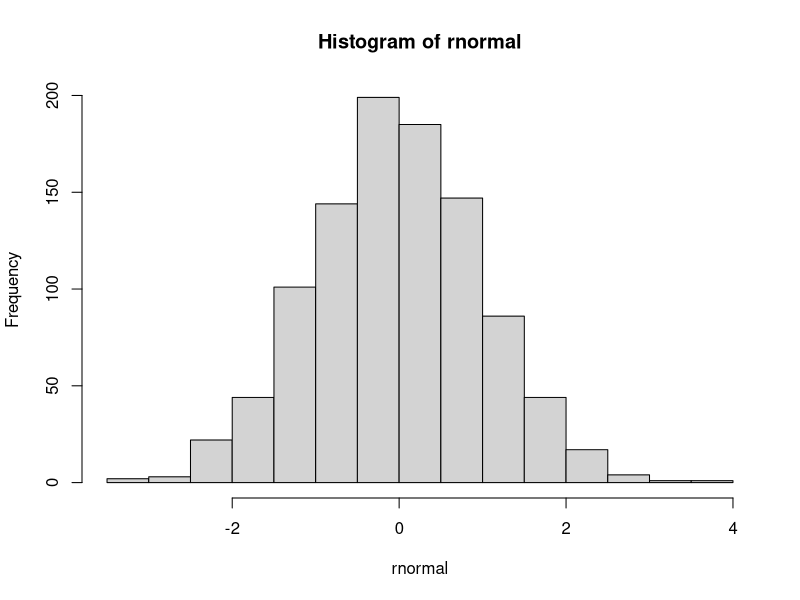
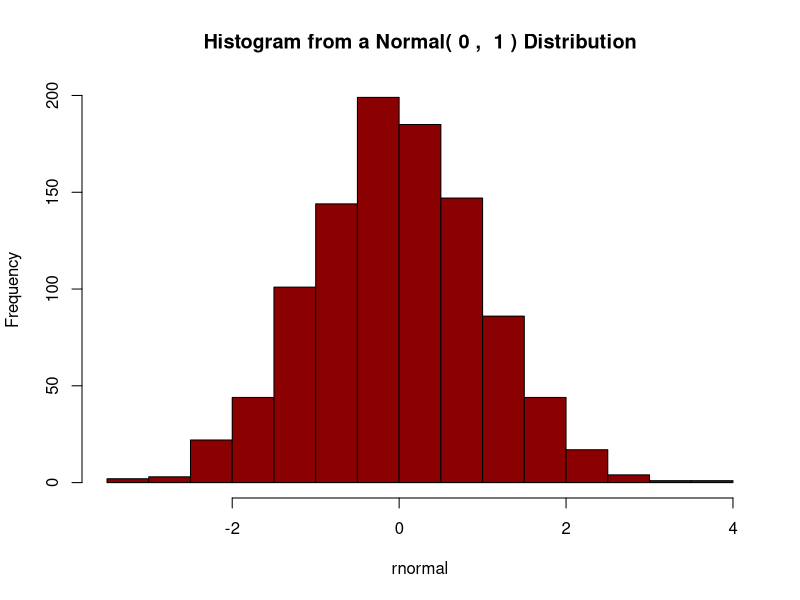

Generate these figures, in order, with R:
## ---- chunk 1
library(tidyverse)
library(dplyr)
data(iris)
iris[10, 5]

## ---- chunk 2
iris %>%
  select(Species) %>%
  tail(n = 5)
## ---- chunk 3
iris %>%
  filter(Petal.Width > 1) %>%
  summarise(avg = mean(Sepal.Length))


## ---- chunk 4
num <- 1:10
for (values in num) {
  if (values >= 5) {
    print(values * 2)
  }else {
    print(values * 3)
  }
}

## ---- chunk 5
set.seed(184)

while (TRUE) {
  num <- rnorm(n = 1, mean = 1, sd = 2)
  print(num)
  if (num > 3) {
    break
  }
}

## ---- chunk 6
V1 <- 1:3
V2 <- 1:3
V3 <- 1:3
V4 <- 1:3

for (r in 1:3) {
  for (c in 1:4) {
    if (c == 1) {
      V1[r] <- r + 0
      }
    if (c == 2) {
      V2[r] <- r + 1
    }
    if (c == 3) {
      V3[r] <- r + 2
    }
    if (c == 4) {
      V4[r] <- r + 3
    }
  }
}
data.frame(V1, V2, V3, V4)

## ---- chunk 7
set.seed(184)
plotNormal <- function(repitions, mean, sd){
  rnormal <- rnorm(repitions, mean, sd)
  hist(rnormal)
}

plotNormal(1000, 0, 1)

## ---- chunk 8
set.seed(184)
plotNormal <- function(repitions, mean, sd, color){
  rnormal <- rnorm(repitions, mean, sd)
  hist(rnormal, main = paste("Histogram from a Normal(", mean, ", ", sd, ") Distribution"), col = color)
}

plotNormal(1000, 0, 1, "darkred")



